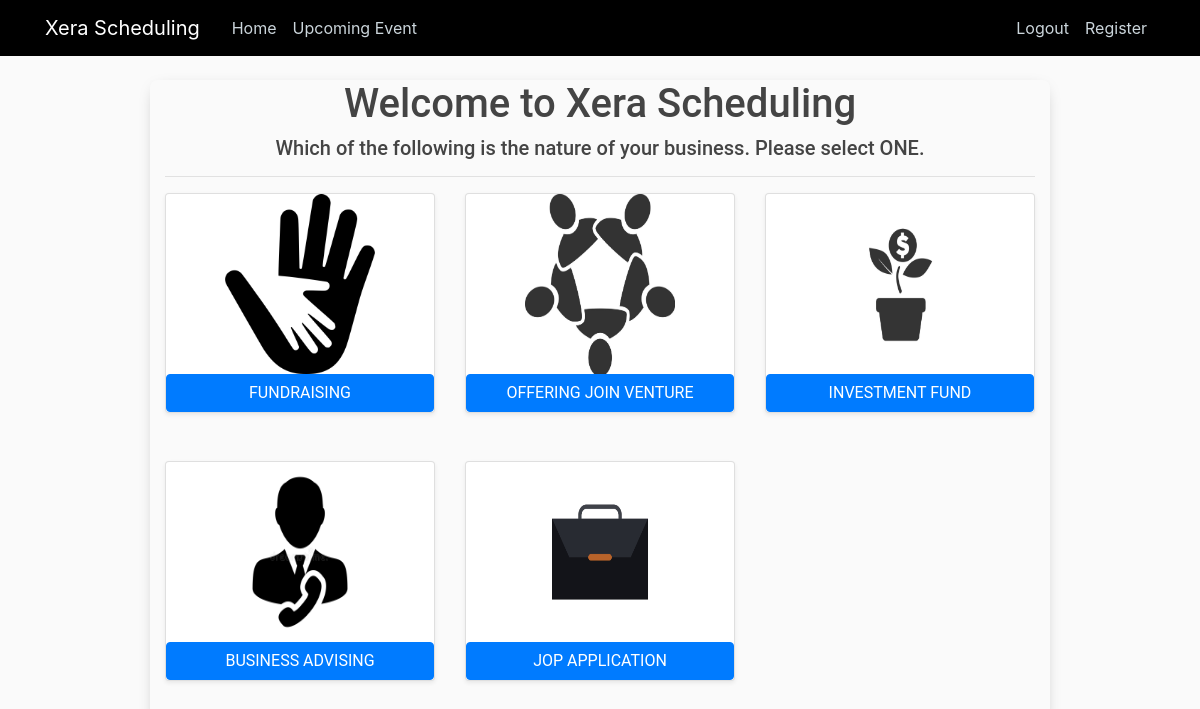
Page /ezz/category/ on the committed database.
### premiers/models.py (models this page shows, shortened)
class MainPurpose(models.Model):
    main_item = models.CharField(max_length=200, null=True)
    main_weight = models.FloatField(null=True)
    image = models.ImageField(default='default.jpg', upload_to='MainPurpose_pics')
    description = models.TextField(max_length=1000, blank=True, null=True)

### premiers/views.py (the view)
# urls.py: path('category/', views.CategoryView.as_view(), name='ezz-category'),
class CategoryView(TemplateView):
    template_name = 'meetings/category.html'
    def get_context_data(self, **kwargs):
        context = super().get_context_data(**kwargs)
        context['mains'] = MainPurpose.objects.all()
        return context

### premiers/models.py (called while the page is built)
    def __str__(self):
        return self.sub_item

### premiers/templates/meetings/category.html
{% extends "premiers/base.html" %}
{% block content %}
<div class="event-container">
    <div class="event">
        <div class="container">
            <h1 class="text-center"> Welcome to Xera Scheduling </h1>
            <h5 class="text-center">Which of the following is the nature of your business. Please select ONE.</h5>
            <hr>
            <div class="row mt-3">
                {% for main in mains %}
                <div class="col-md-4">
                    <div class="card mb-4 shadow-sm">
                        <div style=" text-align: center; display: block;">
                            <img src="{{main.image.url}}" alt="" class="img-fluid" style="width: 150px; height:180px;">
                        </div>
                        <a href="{% url 'subcategory' main.id %}" class="btn btn-primary">{{main.main_item}}</a>
                    </div>
                    <br>
                </div>
                {% endfor %}
            </div>
        </div>
    </div>
</div>
{% endblock content %}

### premiers/static/premiers/main.css (style rules this page uses)
body { background: #fafafa; color: #333333; margin-top: 5rem; }
h1, h2, h3, h4, h5, h6 { color: #444444; }
.event-container { font-family: "Roboto", sans-serif; max-width: 900px; margin: 0 auto; justify-content: center; }
.event-container .event { box-shadow: 0 4px 16px -8px rgba(0, 0, 0, 0.4); display: flex; border-radius: 8px; margin: 32px 0; }
.container { justify-content: center; }

### rows in the picture
MainPurpose: image (picture), main_item "FUNDRAISING"
MainPurpose: image (picture), main_item "OFFERING JOIN VENTURE"
MainPurpose: image (picture), main_item "INVESTMENT FUND"
MainPurpose: image (picture), main_item "BUSINESS ADVISING"
MainPurpose: image (picture), main_item "JOP APPLICATION"
